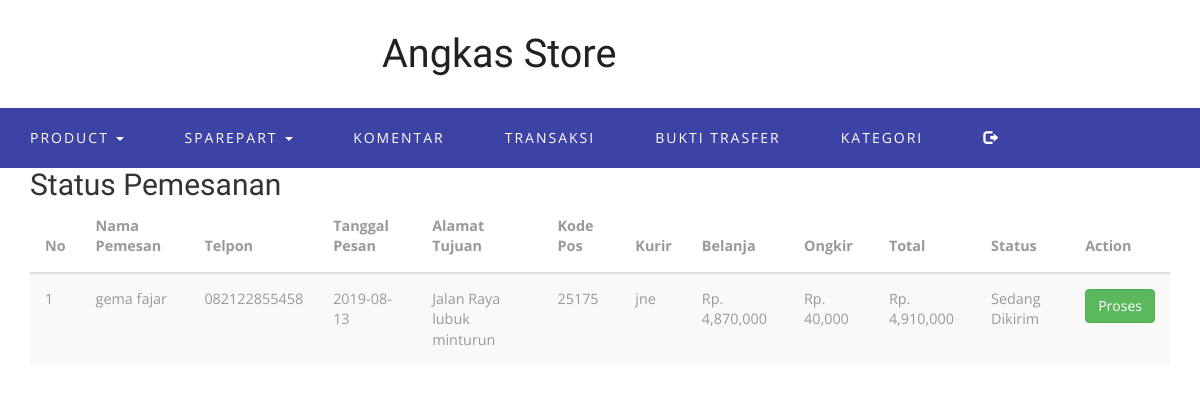
Screenshot of /function/admin/halaman.php?page=transaksi/data_transaksi (signed in) with the database file from the repository.
### tables this page shows
CREATE TABLE `tbl_alamat` (
  `id_alamat` int(11) NOT NULL AUTO_INCREMENT,
  `id_pembeli` int(11) DEFAULT NULL,
  `tanggal_peng` date DEFAULT NULL,
  `kode_pos` varchar(11) DEFAULT NULL,
  `total_belanja` varchar(30) DEFAULT NULL,
  `ongkos` varchar(30) DEFAULT NULL,
  `kurir` varchar(30) DEFAULT NULL,
  `total_kes` varchar(30) DEFAULT NULL,
  `status` varchar(15) DEFAULT 'Pending',
  PRIMARY KEY (`id_alamat`)
);

CREATE TABLE `pembeli` (
  `id_pembeli` int(11) NOT NULL AUTO_INCREMENT,
  `nama` varchar(30) DEFAULT NULL,
  `email` varchar(30) DEFAULT NULL,
  `password` varchar(30) DEFAULT NULL,
  `telpon` varchar(30) DEFAULT NULL,
  `alamat` varchar(30) DEFAULT NULL,
  PRIMARY KEY (`id_pembeli`)
);

### function/admin/transaksi/data_transaksi.php (the view, shortened to what this page needs)
<?php
if (!isset($_SESSION['admin']['id_admin'])){
	echo"<script>alert ('Anda belum login, silahkan login dulu!')
           window.location='index.php';</script>";
}else
	if(isset($_SESSION['admin']['id_admin'])){
?>
<div class="container">
  <h2>Status Pemesanan</h2>
  <table class="table table-striped">
    <thead>
      <tr>
        <th>No</th>
        <th>Nama Pemesan</th>
		<th>Telpon</th>
		<th>Tanggal Pesan</th>
		<th>Alamat Tujuan</th>
		<th>Kode Pos</th>
        <th>Kurir</th>
        <th>Belanja</th>
		<th>Ongkir</th>
		<th>Total</th>
		<th>Status</th>
        <th colspan="2">Action</th>
      </tr>
    </thead>
    <tbody>
	<?php
	$no=1;
	$koneksi=NEW mysqli('localhost','root','','db_sparepart');
	$ambil=$koneksi->query("SELECT * FROM tbl_alamat a LEFT JOIN pembeli b ON a.id_pembeli=b.id_pembeli");
    while($data=$ambil->fetch_assoc()){
	?>
      <tr>
		<td><?php echo $no++ ?></td>
        <td><?php echo $data['nama']; ?></td>
        <td><?php echo $data['telpon']; ?></td>
		<td><?php echo $data['tanggal_peng']; ?></td>
        <td><?php echo $data['alamat']; ?></td>
		<td><?php echo $data['kode_pos']; ?></td>
		<td><?php echo $data['kurir']; ?></td>
        <td>Rp. <?php echo number_format($data['total_belanja']); ?></td>
		<td>Rp. <?php echo number_format($data['ongkos']); ?></td>
		<td>Rp. <?php echo number_format($data['total_kes']); ?></td>
		<td><?php echo $data['status']; ?></td>
        <td>
		<a href="halaman.php?page=transaksi/edit&id=<?php echo $data['id_alamat'];?>" class="btn btn-success">Proses</a>
		</td>
      </tr>
	<?php }  ?>
    </tbody>
  </table>
</div>
	<?php } ?>

### rows the page displays
tbl_alamat: id_pembeli.nama "gema fajar", id_pembeli.telpon "082122855458", tanggal_peng "2019-08-13", id_pembeli.alamat "Jalan Raya lubuk minturun", kode_pos "25175", kurir "jne", total_belanja "4,870,000", ongkos "40,000", total_kes "4,910,000", status "Sedang Dikirim"
